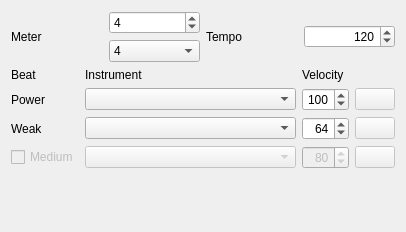
<?xml version="1.0" encoding="UTF-8"?>
<ui version="4.0">
 <class>MetronomeSettings</class>
 <widget class="QWidget" name="MetronomeSettings">
  <property name="geometry">
   <rect>
    <x>0</x>
    <y>0</y>
    <width>406</width>
    <height>232</height>
   </rect>
  </property>
  <property name="windowTitle">
   <string>Metronome</string>
  </property>
  <layout class="QVBoxLayout" name="verticalLayout_2">
   <item>
    <layout class="QHBoxLayout" name="horizontalLayout">
     <item>
      <widget class="QLabel" name="label">
       <property name="text">
        <string>Meter</string>
       </property>
      </widget>
     </item>
     <item>
      <layout class="QVBoxLayout" name="verticalLayout">
       <item>
        <widget class="QSpinBox" name="Beats">
         <property name="maximum">
          <number>64</number>
         </property>
         <property name="value">
          <number>4</number>
         </property>
        </widget>
       </item>
       <item>
        <widget class="QComboBox" name="Measure">
         <property name="currentIndex">
          <number>2</number>
         </property>
         <item>
          <property name="text">
           <string>1</string>
          </property>
         </item>
         <item>
          <property name="text">
           <string>2</string>
          </property>
         </item>
         <item>
          <property name="text">
           <string>4</string>
          </property>
         </item>
         <item>
          <property name="text">
           <string>8</string>
          </property>
         </item>
         <item>
          <property name="text">
           <string>16</string>
          </property>
         </item>
         <item>
          <property name="text">
           <string>32</string>
          </property>
         </item>
         <item>
          <property name="text">
           <string>64</string>
          </property>
         </item>
        </widget>
       </item>
      </layout>
     </item>
     <item>
      <widget class="QLabel" name="label_2">
       <property name="text">
        <string>Tempo</string>
       </property>
      </widget>
     </item>
     <item>
      <widget class="QSpinBox" name="Tempo">
       <property name="alignment">
        <set>Qt::AlignRight|Qt::AlignTrailing|Qt::AlignVCenter</set>
       </property>
       <property name="maximum">
        <number>300</number>
       </property>
       <property name="stepType">
        <enum>QAbstractSpinBox::AdaptiveDecimalStepType</enum>
       </property>
       <property name="value">
        <number>120</number>
       </property>
      </widget>
     </item>
    </layout>
   </item>
   <item>
    <layout class="QGridLayout" name="gridLayout" rowstretch="0,0,0,0" columnstretch="0,1,0,0" rowminimumheight="0,0,0,0">
     <item row="0" column="0">
      <widget class="QLabel" name="label_6">
       <property name="text">
        <string>Beat</string>
       </property>
      </widget>
     </item>
     <item row="1" column="1">
      <widget class="QComboBox" name="PowerNote"/>
     </item>
     <item row="3" column="0">
      <widget class="QCheckBox" name="checkBox">
       <property name="enabled">
        <bool>false</bool>
       </property>
       <property name="text">
        <string>Medium</string>
       </property>
      </widget>
     </item>
     <item row="1" column="0">
      <widget class="QLabel" name="label_3">
       <property name="text">
        <string>Power</string>
       </property>
      </widget>
     </item>
     <item row="1" column="2">
      <widget class="QSpinBox" name="PowerVelocity">
       <property name="alignment">
        <set>Qt::AlignRight|Qt::AlignTrailing|Qt::AlignVCenter</set>
       </property>
       <property name="maximum">
        <number>127</number>
       </property>
       <property name="stepType">
        <enum>QAbstractSpinBox::AdaptiveDecimalStepType</enum>
       </property>
       <property name="value">
        <number>100</number>
       </property>
      </widget>
     </item>
     <item row="0" column="2">
      <widget class="QLabel" name="label_8">
       <property name="text">
        <string>Velocity</string>
       </property>
      </widget>
     </item>
     <item row="2" column="1">
      <widget class="QComboBox" name="WeakNote"/>
     </item>
     <item row="2" column="0">
      <widget class="QLabel" name="label_4">
       <property name="text">
        <string>Weak</string>
       </property>
      </widget>
     </item>
     <item row="2" column="2">
      <widget class="QSpinBox" name="WeakVelocity">
       <property name="alignment">
        <set>Qt::AlignRight|Qt::AlignTrailing|Qt::AlignVCenter</set>
       </property>
       <property name="maximum">
        <number>127</number>
       </property>
       <property name="stepType">
        <enum>QAbstractSpinBox::AdaptiveDecimalStepType</enum>
       </property>
       <property name="value">
        <number>64</number>
       </property>
      </widget>
     </item>
     <item row="3" column="2">
      <widget class="QSpinBox" name="MediumVelocity">
       <property name="enabled">
        <bool>false</bool>
       </property>
       <property name="alignment">
        <set>Qt::AlignRight|Qt::AlignTrailing|Qt::AlignVCenter</set>
       </property>
       <property name="maximum">
        <number>127</number>
       </property>
       <property name="stepType">
        <enum>QAbstractSpinBox::AdaptiveDecimalStepType</enum>
       </property>
       <property name="value">
        <number>80</number>
       </property>
      </widget>
     </item>
     <item row="3" column="1">
      <widget class="QComboBox" name="MediumNote">
       <property name="enabled">
        <bool>false</bool>
       </property>
      </widget>
     </item>
     <item row="0" column="1">
      <widget class="QLabel" name="label_7">
       <property name="text">
        <string>Instrument</string>
       </property>
      </widget>
     </item>
     <item row="1" column="3">
      <widget class="QPushButton" name="PlayStrong">
       <property name="enabled">
        <bool>false</bool>
       </property>
       <property name="text">
        <string/>
       </property>
       <property name="icon">
        <iconset theme="media-playback-start"/>
       </property>
      </widget>
     </item>
     <item row="2" column="3">
      <widget class="QPushButton" name="PlayWeak">
       <property name="enabled">
        <bool>false</bool>
       </property>
       <property name="text">
        <string/>
       </property>
       <property name="icon">
        <iconset theme="media-playback-start">
         <normaloff>.</normaloff>.</iconset>
       </property>
      </widget>
     </item>
     <item row="3" column="3">
      <widget class="QPushButton" name="PlayMedium">
       <property name="enabled">
        <bool>false</bool>
       </property>
       <property name="text">
        <string/>
       </property>
       <property name="icon">
        <iconset theme="media-playback-start">
         <normaloff>.</normaloff>.</iconset>
       </property>
      </widget>
     </item>
    </layout>
   </item>
   <item>
    <spacer name="verticalSpacer">
     <property name="orientation">
      <enum>Qt::Vertical</enum>
     </property>
     <property name="sizeHint" stdset="0">
      <size>
       <width>20</width>
       <height>40</height>
      </size>
     </property>
    </spacer>
   </item>
  </layout>
 </widget>
 <tabstops>
  <tabstop>Beats</tabstop>
  <tabstop>Measure</tabstop>
  <tabstop>Tempo</tabstop>
  <tabstop>PowerNote</tabstop>
  <tabstop>PowerVelocity</tabstop>
  <tabstop>WeakNote</tabstop>
  <tabstop>WeakVelocity</tabstop>
  <tabstop>MediumNote</tabstop>
  <tabstop>MediumVelocity</tabstop>
 </tabstops>
 <resources/>
 <connections/>
</ui>
